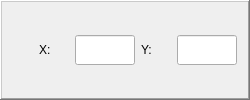
                <widget class="QFrame" name="Frame_ImageView_Location">
                 <property name="sizePolicy">
                  <sizepolicy hsizetype="Fixed" vsizetype="Preferred">
                   <horstretch>0</horstretch>
                   <verstretch>0</verstretch>
                  </sizepolicy>
                 </property>
                 <property name="minimumSize">
                  <size>
                   <width>250</width>
                   <height>0</height>
                  </size>
                 </property>
                 <property name="maximumSize">
                  <size>
                   <width>250</width>
                   <height>16777215</height>
                  </size>
                 </property>
                 <property name="styleSheet">
                  <string notr="true">QFrame#Frame_ImageView_Location
{
	border-top:1px solid rgb(226, 226, 226);
	border-bottom:2px solid rgb(226, 226, 226);
	border-left:2px solid rgb(226, 226, 226);
	border-right:2px solid rgb(226, 226, 226);
	background-color: rgb(247, 247, 247);
}</string>
                 </property>
                 <property name="frameShape">
                  <enum>QFrame::WinPanel</enum>
                 </property>
                 <property name="frameShadow">
                  <enum>QFrame::Raised</enum>
                 </property>
                 <layout class="QHBoxLayout" name="horizontalLayout_39">
                  <item>
                   <spacer name="horizontalSpacer_20">
                    <property name="orientation">
                     <enum>Qt::Horizontal</enum>
                    </property>
                    <property name="sizeHint" stdset="0">
                     <size>
                      <width>13</width>
                      <height>20</height>
                     </size>
                    </property>
                   </spacer>
                  </item>
                  <item>
                   <widget class="QLabel" name="Label_ImageView_Location_X">
                    <property name="sizePolicy">
                     <sizepolicy hsizetype="Fixed" vsizetype="Preferred">
                      <horstretch>0</horstretch>
                      <verstretch>0</verstretch>
                     </sizepolicy>
                    </property>
                    <property name="minimumSize">
                     <size>
                      <width>30</width>
                      <height>0</height>
                     </size>
                    </property>
                    <property name="maximumSize">
                     <size>
                      <width>30</width>
                      <height>16777215</height>
                     </size>
                    </property>
                    <property name="text">
                     <string>X:</string>
                    </property>
                   </widget>
                  </item>
                  <item>
                   <widget class="QLineEdit" name="LineEdit_ImageView_Location_X">
                    <property name="sizePolicy">
                     <sizepolicy hsizetype="Fixed" vsizetype="Fixed">
                      <horstretch>0</horstretch>
                      <verstretch>0</verstretch>
                     </sizepolicy>
                    </property>
                    <property name="minimumSize">
                     <size>
                      <width>60</width>
                      <height>30</height>
                     </size>
                    </property>
                    <property name="maximumSize">
                     <size>
                      <width>60</width>
                      <height>30</height>
                     </size>
                    </property>
                    <property name="styleSheet">
                     <string notr="true"/>
                    </property>
                   </widget>
                  </item>
                  <item>
                   <widget class="QLabel" name="Label_ImageView_Location_Y">
                    <property name="sizePolicy">
                     <sizepolicy hsizetype="Fixed" vsizetype="Preferred">
                      <horstretch>0</horstretch>
                      <verstretch>0</verstretch>
                     </sizepolicy>
                    </property>
                    <property name="minimumSize">
                     <size>
                      <width>30</width>
                      <height>0</height>
                     </size>
                    </property>
                    <property name="maximumSize">
                     <size>
                      <width>30</width>
                      <height>16777215</height>
                     </size>
                    </property>
                    <property name="text">
                     <string>Y:</string>
                    </property>
                   </widget>
                  </item>
                  <item>
                   <widget class="QLineEdit" name="LineEdit_ImageView_Location_Y">
                    <property name="sizePolicy">
                     <sizepolicy hsizetype="Fixed" vsizetype="Fixed">
                      <horstretch>0</horstretch>
                      <verstretch>0</verstretch>
                     </sizepolicy>
                    </property>
                    <property name="minimumSize">
                     <size>
                      <width>60</width>
                      <height>30</height>
                     </size>
                    </property>
                    <property name="maximumSize">
                     <size>
                      <width>60</width>
                      <height>30</height>
                     </size>
                    </property>
                    <property name="styleSheet">
                     <string notr="true"/>
                    </property>
                   </widget>
                  </item>
                 </layout>
                </widget>
